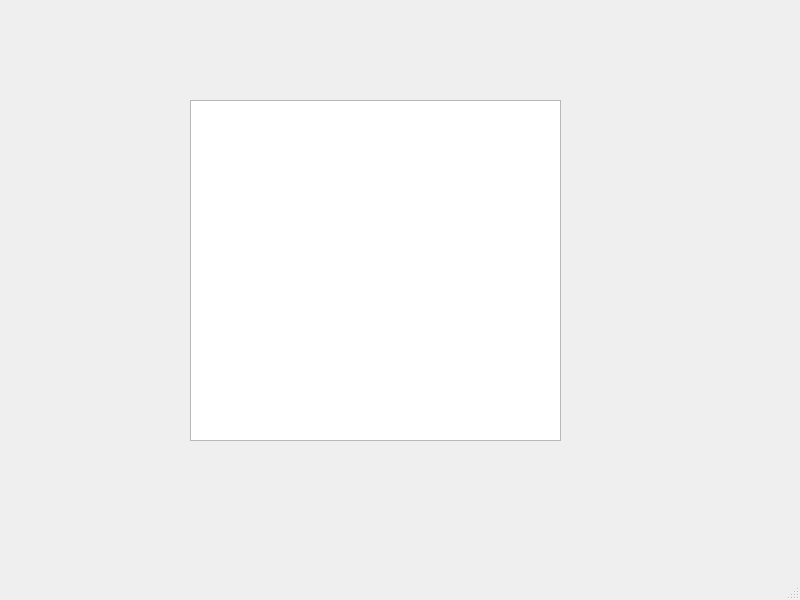
<?xml version="1.0" encoding="UTF-8"?>
<ui version="4.0">
 <class>MainWindow</class>
 <widget class="QMainWindow" name="MainWindow">
  <property name="geometry">
   <rect>
    <x>0</x>
    <y>0</y>
    <width>800</width>
    <height>600</height>
   </rect>
  </property>
  <property name="windowTitle">
   <string>MainWindow</string>
  </property>
  <widget class="QWidget" name="centralwidget">
   <widget class="QTableWidget" name="tableWidget">
    <property name="geometry">
     <rect>
      <x>190</x>
      <y>100</y>
      <width>371</width>
      <height>341</height>
     </rect>
    </property>
   </widget>
  </widget>
  <widget class="QMenuBar" name="menubar">
   <property name="geometry">
    <rect>
     <x>0</x>
     <y>0</y>
     <width>800</width>
     <height>23</height>
    </rect>
   </property>
  </widget>
  <widget class="QStatusBar" name="statusbar"/>
 </widget>
 <resources/>
 <connections/>
</ui>
